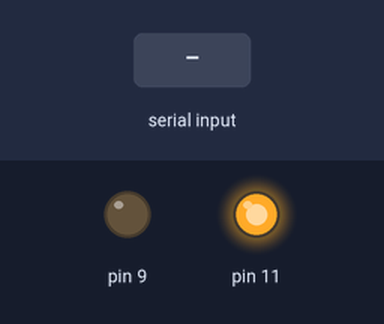
A sketch run on a simulated Arduino Uno, built with avr-gcc and run on an emulated ATmega328P. Parts: output pins drawn as LEDs (lit = HIGH). The inputs (shaded band) are chosen by the test bench. What the sketch prints to the serial monitor is not drawn.

Above: at 1.2 s.
1.3 s: "90,45\n" received over Serial
At 1.4 s:
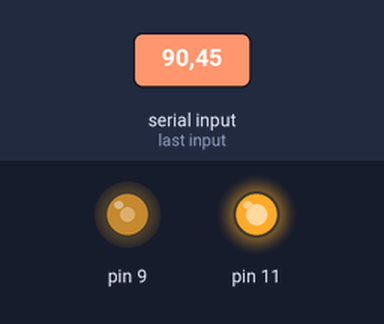
Timing chart, 0 to 10.3 s (numbered marks = the images above; inputs shaded):
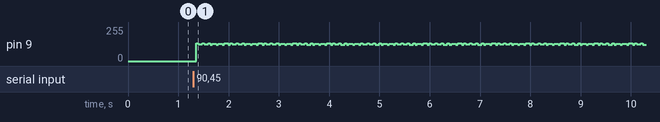

The sketch:

SeniorDesign.ino
```cpp
char buf[4];
int count;

void setup() {
  pinMode(9,OUTPUT);
  pinMode(11, OUTPUT);
  Serial.begin(115200);    //start serial communication @9600 bps
  digitalWrite(11, HIGH);
}

void loop(){
  if(Serial.available()){  //if data is available to read
    int val = Serial.readBytes(buf,4);
    if(val > 0){
      Serial.println(buf);
    }
    Serial.println(buf[0]);

    if(String(buf[0]).equals("r")){
      digitalWrite(11, HIGH);
      for(int j = 0; j < sizeof(buf)/sizeof(buf[0]); j++){
        buf[j] = 0;
      }
      return;
    }else if(String(buf[0]).equals("l")){
      digitalWrite(11, LOW);
      for(int j = 0; j < sizeof(buf)/sizeof(buf[0]); j++){
        buf[j] = 0;
      }
      return;
    }
    int rotation = (buf[0]-'0') * 1000 + (buf[1]-'0')* 100 + (buf[2]-'0')* 10 + (buf[3]-'0');
    if(val != 0){
    for(int i = 0; i < rotation; i++){/*
      if(i < 10){
        digitalWrite(9, HIGH);
        delay(10);
        digitalWrite(9, LOW);
        delay(10);

      }else{
      digitalWrite(9, HIGH);
      delay(3);
      digitalWrite(9, LOW);
      delay(3);
      }*/
      digitalWrite(9, HIGH);
      delay(3);
      digitalWrite(9, LOW);
      delay(3);
    }
    }


  }
  for(int j = 0; j < sizeof(buf)/sizeof(buf[0]); j++){
    buf[j] = 0;
  }
}
```
